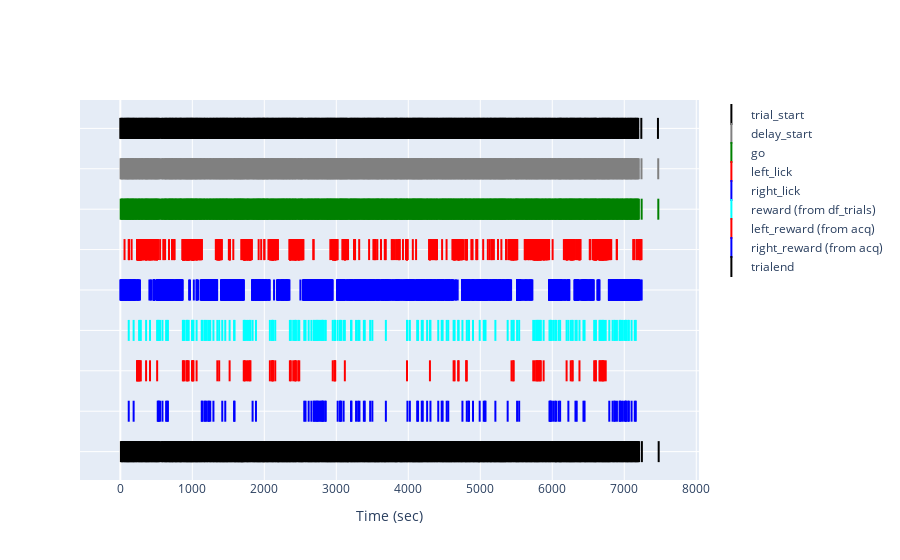

Source (notebook cell):
### Code cell
import plotly.graph_objects as go

fig = go.Figure()

for n, event in enumerate(event_color_map.keys()):
    fig.add_trace(go.Scatter(
                            x=event_times[n],
                            y=np.full_like(event_times[n], 10 - n),
                            mode='markers',
                            marker=dict(symbol='line-ns',
                                        size=15,
                                        line_width=2,
                                        line_color=event_color_map[event],
                                        ),
                            name=event,
                            ))

# Set layout
fig.update_layout(
    xaxis=dict(title='Time (sec)'),
    yaxis=dict(showticklabels=False)
)

# Show the plot
fig.show()

### Figure 1 — Plotly figure (JSON) as saved in the notebook; plotly's stock layout.template omitted (floating-point values rounded to 4 significant figures; data arrays with more than 128 entries replaced by an {"elided": "..."} marker saying what was removed)
{"data": [{"marker": {"line": {"color": "black", "width": 2}, "size": 15, "symbol": "line-ns"}, "mode": "markers", "name": "trial_start", "type": "scatter", "x": {"elided": "934 float values"}, "y": {"elided": "934 int values"}}, {"marker": {"line": {"color": "gray", "width": 2}, "size": 15, "symbol": "line-ns"}, "mode": "markers", "name": "delay_start", "type": "scatter", "x": {"elided": "934 float values"}, "y": {"elided": "934 int values"}}, {"marker": {"line": {"color": "green", "width": 2}, "size": 15, "symbol": "line-ns"}, "mode": "markers", "name": "go", "type": "scatter", "x": {"elided": "934 float values"}, "y": {"elided": "934 int values"}}, {"marker": {"line": {"color": "red", "width": 2}, "size": 15, "symbol": "line-ns"}, "mode": "markers", "name": "left_lick", "type": "scatter", "x": {"elided": "1823 float values"}, "y": {"elided": "1823 int values"}}, {"marker": {"line": {"color": "blue", "width": 2}, "size": 15, "symbol": "line-ns"}, "mode": "markers", "name": "right_lick", "type": "scatter", "x": {"elided": "3141 float values"}, "y": {"elided": "3141 int values"}}, {"marker": {"line": {"color": "cyan", "width": 2}, "size": 15, "symbol": "line-ns"}, "mode": "markers", "name": "reward (from df_trials)", "type": "scatter", "x": {"elided": "197 float values"}, "y": {"elided": "197 int values"}}, {"marker": {"line": {"color": "red", "width": 2}, "size": 15, "symbol": "line-ns"}, "mode": "markers", "name": "left_reward (from acq)", "type": "scatter", "x": [234.6, 234.7, 235.1, 254.8, 255.0, 260.4, 276.3, 283.9, 357.8, 412.4, 511.5, 868.7, 877.0, 893.2, 922.2, 928.5, 934.8, 949.5, 995.4, 1002.0, 1010.0, 1016.0, 1059.0, 1348.0, 1373.0, 1518.0, 1714.0, 1725.0, 1732.0, 1760.0, 1781.0, 1797.0, 1807.0, 2077.0, 2102.0, 2111.0, 2117.0, 2123.0, 2152.0, 2355.0, 2369.0, 2401.0, 2425.0, 2431.0, 2440.0, 2471.0, 2486.0, 2950.0, 2974.0, 2980.0, 2986.0, 3119.0, 3982.0, 4301.0, 4629.0, 4643.0, 4693.0, 4699.0, 4807.0, 4808.0, 4808.0, 5434.0, 5457.0, 5464.0, 5736.0, 5756.0, 5779.0, 5785.0, 5798.0, 5806.0, 5821.0, 5830.0, 5841.0, 5880.0, 6199.0, 6256.0, 6277.0, 6283.0, 6378.0, 6582.0, 6600.0, 6606.0, 6655.0, 6663.0, 6681.0, 6692.0, 6701.0, 6708.0, 6721.0, 6742.0], "y": [4, 4, 4, 4, 4, 4, 4, 4, 4, 4, 4, 4, 4, 4, 4, 4, 4, 4, 4, 4, 4, 4, 4, 4, 4, 4, 4, 4, 4, 4, 4, 4, 4, 4, 4, 4, 4, 4, 4, 4, 4, 4, 4, 4, 4, 4, 4, 4, 4, 4, 4, 4, 4, 4, 4, 4, 4, 4, 4, 4, 4, 4, 4, 4, 4, 4, 4, 4, 4, 4, 4, 4, 4, 4, 4, 4, 4, 4, 4, 4, 4, 4, 4, 4, 4, 4, 4, 4, 4, 4]}, {"marker": {"line": {"color": "blue", "width": 2}, "size": 15, "symbol": "line-ns"}, "mode": "markers", "name": "right_reward (from acq)", "type": "scatter", "x": [116.9, 184.7, 519.6, 528.1, 535.2, 550.9, 585.1, 636.0, 651.3, 661.1, 1131.0, 1137.0, 1166.0, 1181.0, 1196.0, 1220.0, 1232.0, 1249.0, 1293.0, 1416.0, 1458.0, 1580.0, 1586.0, 1837.0, 1884.0, 2555.0, 2573.0, 2616.0, 2654.0, 2686.0, 2694.0, 2714.0, 2723.0, 2738.0, 2746.0, 2767.0, 2780.0, 2797.0, 2806.0, 2813.0, 2821.0, 2845.0, 2853.0, 3019.0, 3050.0, 3056.0, 3069.0, 3102.0, 3204.0, 3211.0, 3274.0, 3303.0, 3321.0, 3383.0, 3395.0, 3470.0, 3501.0, 3688.0, 3988.0, 4022.0, 4123.0, 4136.0, 4187.0, 4201.0, 4261.0, 4308.0, 4416.0, 4464.0, 4477.0, 4533.0, 4555.0, 4752.0, 4812.0, 4834.0, 4843.0, 4899.0, 4992.0, 5048.0, 5063.0, 5073.0, 5210.0, 5380.0, 5511.0, 5540.0, 5961, 5970.0, 5977.0, 5985.0, 6012.0, 6039.0, 6055.0, 6089.0, 6109.0, 6224.0, 6322.0, 6339.0, 6433.0, 6448.0, 6792.0, 6838.0, 6861.0, 6872.0, 6898.0, 6934.0, 6942.0, 6959.0, 6981.0, 7009.0, 7020.0, 7026.0, 7054.0, 7064.0, 7101.0, 7146.0, 7160.0], "y": [3, 3, 3, 3, 3, 3, 3, 3, 3, 3, 3, 3, 3, 3, 3, 3, 3, 3, 3, 3, 3, 3, 3, 3, 3, 3, 3, 3, 3, 3, 3, 3, 3, 3, 3, 3, 3, 3, 3, 3, 3, 3, 3, 3, 3, 3, 3, 3, 3, 3, 3, 3, 3, 3, 3, 3, 3, 3, 3, 3, 3, 3, 3, 3, 3, 3, 3, 3, 3, 3, 3, 3, 3, 3, 3, 3, 3, 3, 3, 3, 3, 3, 3, 3, 3, 3, 3, 3, 3, 3, 3, 3, 3, 3, 3, 3, 3, 3, 3, 3, 3, 3, 3, 3, 3, 3, 3, 3, 3, 3, 3, 3, 3, 3, 3]}, {"marker": {"line": {"color": "black", "width": 2}, "size": 15, "symbol": "line-ns"}, "mode": "markers", "name": "trialend", "type": "scatter", "x": {"elided": "934 float values"}, "y": {"elided": "934 int values"}}], "layout": {"xaxis": {"title": {"text": "Time (sec)"}}, "yaxis": {"showticklabels": false}}}
